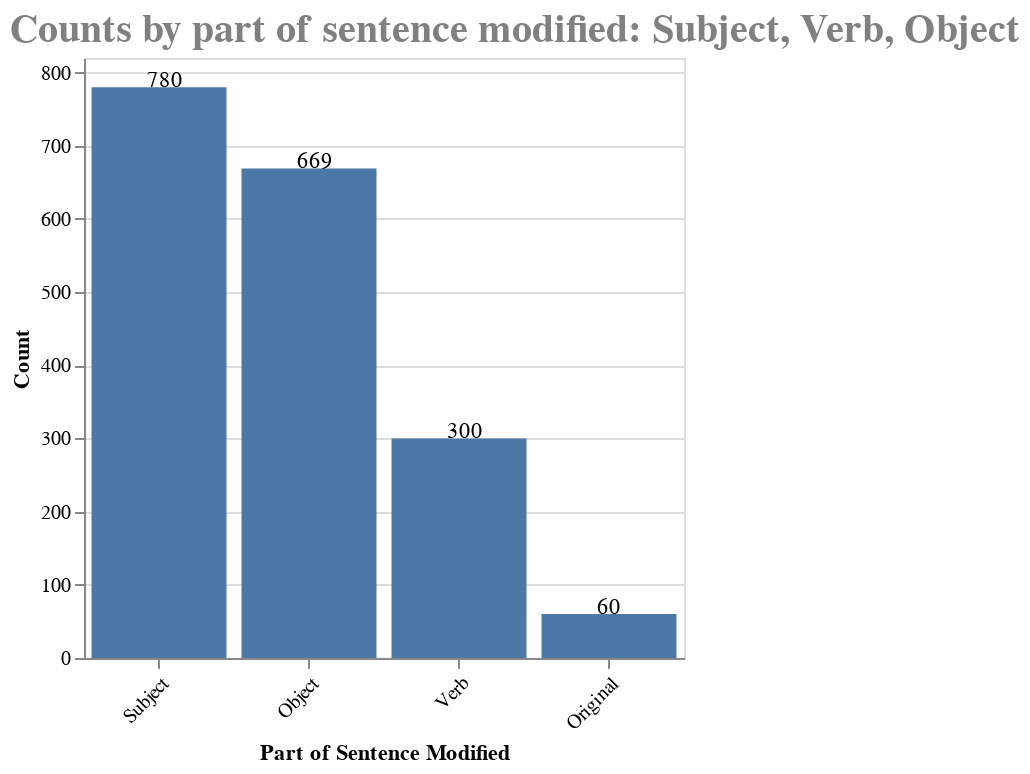

Notebook cell for this chart:
### Code cell
bars = alt.Chart(mod3_counts).mark_bar().encode(
    y=alt.Y("Count:Q",scale=alt.Scale(domain=[0, 820])), x=alt.X("Part of Sentence Modified:O", axis=alt.Axis(labelAngle=-45), sort='-y', title="Part of Sentence Modified"))

text = bars.mark_text(
    align='left',
    baseline='middle',
    dx=-6,  # Nudges text to right so it doesn't appear on top of the bar
    dy = -3
).encode(
    text='Count:Q'
)

(bars + text).properties(height=300, width=300).properties(
    title='Counts by part of sentence modified: Subject, Verb, Object'
).configure_title(
    fontSize=20,
    font='Tahoma',
    anchor='start',
    color='gray'
)

### Figure 1 — Vega-Lite specification as saved in the notebook (floating-point values rounded to 4 significant figures)
{"config": {"view": {"continuousWidth": 400, "continuousHeight": 300}, "title": {"anchor": "start", "color": "gray", "font": "Tahoma", "fontSize": 20}}, "layer": [{"mark": "bar", "encoding": {"x": {"axis": {"labelAngle": -45}, "field": "Part of Sentence Modified", "sort": "-y", "title": "Part of Sentence Modified", "type": "ordinal"}, "y": {"field": "Count", "scale": {"domain": [0, 820]}, "type": "quantitative"}}}, {"mark": {"type": "text", "align": "left", "baseline": "middle", "dx": -6, "dy": -3}, "encoding": {"text": {"field": "Count", "type": "quantitative"}, "x": {"axis": {"labelAngle": -45}, "field": "Part of Sentence Modified", "sort": "-y", "title": "Part of Sentence Modified", "type": "ordinal"}, "y": {"field": "Count", "scale": {"domain": [0, 820]}, "type": "quantitative"}}}], "data": {"name": "data-c249eb174d184460a83bbf6c671272f4"}, "height": 300, "title": "Counts by part of sentence modified: Subject, Verb, Object", "width": 300, "$schema": "https://vega.github.io/schema/vega-lite/v4.17.0.json", "datasets": {"data-c249eb174d184460a83bbf6c671272f4": [{"Part of Sentence Modified": "Subject", "Count": 780}, {"Part of Sentence Modified": "Object", "Count": 669}, {"Part of Sentence Modified": "Verb", "Count": 300}, {"Part of Sentence Modified": "Original", "Count": 60}]}}
